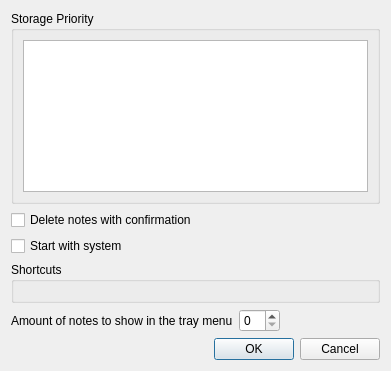
<?xml version="1.0" encoding="UTF-8"?>
<ui version="4.0">
 <class>OptionsDlg</class>
 <widget class="QDialog" name="OptionsDlg">
  <property name="geometry">
   <rect>
    <x>0</x>
    <y>0</y>
    <width>391</width>
    <height>371</height>
   </rect>
  </property>
  <property name="windowTitle">
   <string>QtNote Options</string>
  </property>
  <property name="windowIcon">
   <iconset resource="../main.qrc">
    <normaloff>:/icons/options</normaloff>:/icons/options</iconset>
  </property>
  <layout class="QVBoxLayout" name="verticalLayout">
   <item>
    <widget class="QGroupBox" name="groupBox">
     <property name="title">
      <string>Storage Priority</string>
     </property>
     <layout class="QVBoxLayout" name="verticalLayout_2">
      <item>
       <widget class="QListView" name="priorityView">
        <property name="dragDropMode">
         <enum>QAbstractItemView::InternalMove</enum>
        </property>
        <property name="movement">
         <enum>QListView::Snap</enum>
        </property>
       </widget>
      </item>
     </layout>
    </widget>
   </item>
   <item>
    <widget class="QCheckBox" name="ckAskDel">
     <property name="text">
      <string>Delete notes with confirmation</string>
     </property>
    </widget>
   </item>
   <item>
    <widget class="QCheckBox" name="ckAutostart">
     <property name="text">
      <string>Start with system</string>
     </property>
    </widget>
   </item>
   <item>
    <widget class="QGroupBox" name="gbShortcuts">
     <property name="title">
      <string>Shortcuts</string>
     </property>
     <layout class="QFormLayout" name="formLayout">
      <property name="fieldGrowthPolicy">
       <enum>QFormLayout::AllNonFixedFieldsGrow</enum>
      </property>
     </layout>
    </widget>
   </item>
   <item>
    <layout class="QHBoxLayout" name="horizontalLayout">
     <item>
      <widget class="QLabel" name="label">
       <property name="text">
        <string>Amount of notes to show in the tray menu</string>
       </property>
      </widget>
     </item>
     <item>
      <widget class="QSpinBox" name="spMenuNotesAmount"/>
     </item>
     <item>
      <spacer name="horizontalSpacer">
       <property name="orientation">
        <enum>Qt::Horizontal</enum>
       </property>
       <property name="sizeHint" stdset="0">
        <size>
         <width>40</width>
         <height>20</height>
        </size>
       </property>
      </spacer>
     </item>
    </layout>
   </item>
   <item>
    <widget class="QDialogButtonBox" name="buttonBox">
     <property name="orientation">
      <enum>Qt::Horizontal</enum>
     </property>
     <property name="standardButtons">
      <set>QDialogButtonBox::Cancel|QDialogButtonBox::Ok</set>
     </property>
    </widget>
   </item>
  </layout>
 </widget>
 <tabstops>
  <tabstop>priorityView</tabstop>
  <tabstop>ckAskDel</tabstop>
  <tabstop>buttonBox</tabstop>
 </tabstops>
 <resources>
  <include location="../main.qrc"/>
 </resources>
 <connections>
  <connection>
   <sender>buttonBox</sender>
   <signal>accepted()</signal>
   <receiver>OptionsDlg</receiver>
   <slot>accept()</slot>
   <hints>
    <hint type="sourcelabel">
     <x>257</x>
     <y>198</y>
    </hint>
    <hint type="destinationlabel">
     <x>157</x>
     <y>274</y>
    </hint>
   </hints>
  </connection>
  <connection>
   <sender>buttonBox</sender>
   <signal>rejected()</signal>
   <receiver>OptionsDlg</receiver>
   <slot>reject()</slot>
   <hints>
    <hint type="sourcelabel">
     <x>300</x>
     <y>198</y>
    </hint>
    <hint type="destinationlabel">
     <x>286</x>
     <y>274</y>
    </hint>
   </hints>
  </connection>
 </connections>
</ui>
